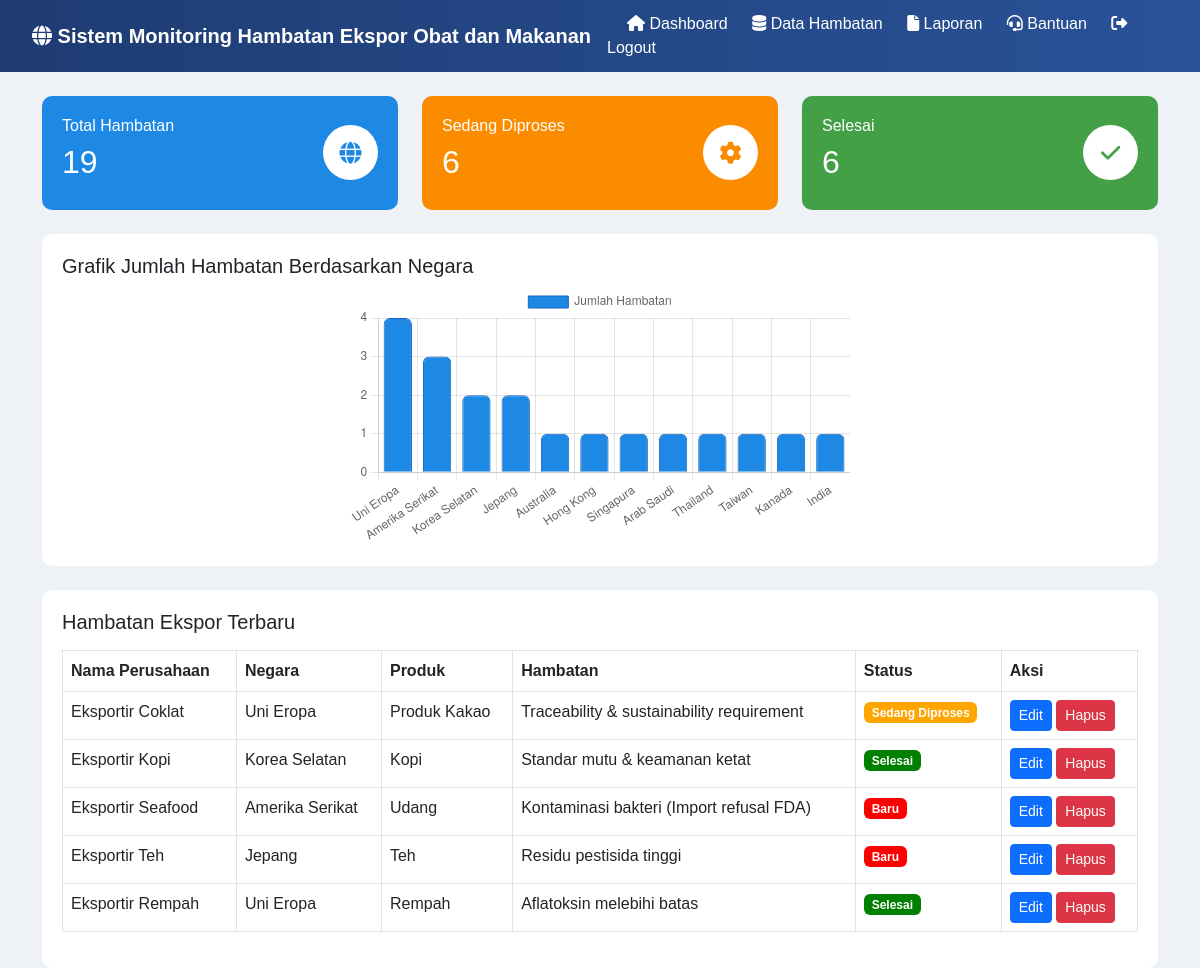
The app's page /index.php (signed in) with its own data.
### tables this page shows
CREATE TABLE `hambatan` (
  `id` int(11) NOT NULL,
  `nama_perusahaan` varchar(100) DEFAULT NULL,
  `produk` varchar(100) DEFAULT NULL,
  `negara` varchar(100) DEFAULT NULL,
  `hambatan` text DEFAULT NULL,
  `status` varchar(50) DEFAULT NULL
);

### index.php (the view, shortened to what this page needs)
<?php
$total = mysqli_num_rows(mysqli_query($conn,"SELECT * FROM hambatan"));
$proses = mysqli_num_rows(mysqli_query($conn,"SELECT * FROM hambatan WHERE status='Diproses'"));
$selesai = mysqli_num_rows(mysqli_query($conn,"SELECT * FROM hambatan WHERE status='Selesai'"));
?>
<?php
$grafik = mysqli_query($conn,"
    SELECT negara, COUNT(*) AS jumlah
    FROM hambatan
    GROUP BY negara
    ORDER BY jumlah DESC
");
$label_negara = [];
$data_jumlah = [];
while($row = mysqli_fetch_assoc($grafik)){
    $label_negara[] = $row['negara'];
    $data_jumlah[] = $row['jumlah'];
}
?>
<!DOCTYPE html>
<html>
<head>
<link href="https://cdn.jsdelivr.net/npm/bootstrap@5.3.0/dist/css/bootstrap.min.css" rel="stylesheet">
<link rel="stylesheet" href="https://cdnjs.cloudflare.com/ajax/libs/font-awesome/6.5.0/css/all.min.css">
</head>
<body>
<?php include 'navbar.php'; ?>
<div class="container mt-4">
<div class="row">
<div class="col-md-4">
<div class="card-custom bg-blue">
<div>
<h6>Total Hambatan</h6>
<h2><?= $total ?></h2>
</div>
<div class="icon-circle">
<i class="fa fa-globe icon-blue"></i>
</div>
</div>
</div>
<div class="col-md-4">
<div class="card-custom bg-orange">
<div>
<h6>Sedang Diproses</h6>
<h2><?= $proses ?></h2>
</div>
<div class="icon-circle">
<i class="fa fa-cog icon-orange"></i>
</div>
</div>
</div>
<div class="col-md-4">
<div class="card-custom bg-green">
<div>
<h6>Selesai</h6>
<h2><?= $selesai ?></h2>
</div>
<div class="icon-circle">
<i class="fa fa-check icon-green"></i>
</div>
</div>
</div>
</div>
<div class="box mt-4">
<h5>Grafik Jumlah Hambatan Berdasarkan Negara</h5>
<div class="chart-box">
<canvas id="chart"></canvas>
</div>
<script>
new Chart(document.getElementById("chart"), {
type: 'bar',
data: {
labels: <?= json_encode($label_negara) ?>,
datasets: [{
label: 'Jumlah Hambatan',
data: <?= json_encode($data_jumlah) ?>,
backgroundColor: '#1e88e5',
borderColor: '#1565c0',
borderWidth: 1,
borderRadius: 6
}]
},
options: {
responsive: true,
maintainAspectRatio: false,
scales: {
y: {
beginAtZero: true,
ticks: { precision: 0 }
}
}
}
});
</script>
</div>
<div class="box mt-4">
<h5>Hambatan Ekspor Terbaru</h5>
<table class="table table-bordered mt-3">
<tr>
<th>Nama Perusahaan</th>
<th>Negara</th>
<th>Produk</th>
<th>Hambatan</th>
<th>Status</th>
<th>Aksi</th>
</tr>
<?php
$data = mysqli_query($conn,"SELECT * FROM hambatan ORDER BY id DESC LIMIT 5");
while($d = mysqli_fetch_array($data)){
?>
<tr>
<td><?= $d['nama_perusahaan'] ?></td>
<td><?= $d['negara'] ?></td>
<td><?= $d['produk'] ?></td>
<td><?= $d['hambatan'] ?></td>
<td>
<?php if($d['status']=="Baru"){ ?>
<span class="badge badge-baru">Baru</span>
<?php } elseif($d['status']=="Diproses"){ ?>
<span class="badge badge-proses">Sedang Diproses</span>
<?php } else { ?>
<span class="badge badge-selesai">Selesai</span>
<?php } ?>
</td>
<td>
<a href="edit.php?id=<?= $d['id'] ?>" class="btn btn-primary btn-sm">Edit</a>
<a href="hapus.php?id=<?= $d['id'] ?>" class="btn btn-danger btn-sm">Hapus</a>
</td>
</tr>
<?php } ?>
</table>
</div>
</div>
</body>
</html>

### index.php (style rules this page uses)
body { background:#eef2f7; font-family: Arial; }
.card-custom { border-radius:10px; color:white; padding:20px; display:flex; justify-content:space-between; align-items:center; }
.bg-blue { background:#1e88e5; }
.bg-orange { background:#fb8c00; }
.bg-green { background:#43a047; }
.icon-circle { background:white; width:55px; height:55px; border-radius:50%; display:flex; justify-content:center; align-items:center; font-size:22px; }
.icon-blue { color:#1e88e5; }
.icon-orange { color:#fb8c00; }
.icon-green { color:#43a047; }
.box { background:white; padding:20px; border-radius:10px; }
.badge-baru { background:red; }
.badge-proses { background:orange; }
.badge-selesai { background:green; }
.chart-box { max-width:500px; margin:auto; }
canvas { height:260px !important; }

### records on screen
hambatan: nama_perusahaan "Eksportir Coklat", negara "Uni Eropa", produk "Produk Kakao", hambatan "Traceability & sustainability requirement", status "Sedang Diproses"
hambatan: nama_perusahaan "Eksportir Kopi", negara "Korea Selatan", produk "Kopi", hambatan "Standar mutu & keamanan ketat", status "Selesai"
hambatan: nama_perusahaan "Eksportir Seafood", negara "Amerika Serikat", produk "Udang", hambatan "Kontaminasi bakteri (Import refusal FDA)", status "Baru"
hambatan: nama_perusahaan "Eksportir Teh", negara "Jepang", produk "Teh", hambatan "Residu pestisida tinggi", status "Baru"
hambatan: nama_perusahaan "Eksportir Rempah", negara "Uni Eropa", produk "Rempah", hambatan "Aflatoksin melebihi batas", status "Selesai"

### other values on screen
$total "19"
$proses "6"
$selesai "6"
chart data {{ json_encode($label_negara) }} ["Uni Eropa","Amerika Serikat","Korea Selatan","Jepang","Australia","Hong Kong","Singapura","Arab Saudi","Thailand","Taiwan","Kanada","India"]
chart data {{ json_encode($data_jumlah) }} ["4","3","2","2","1","1","1","1","1","1","1","1"]
